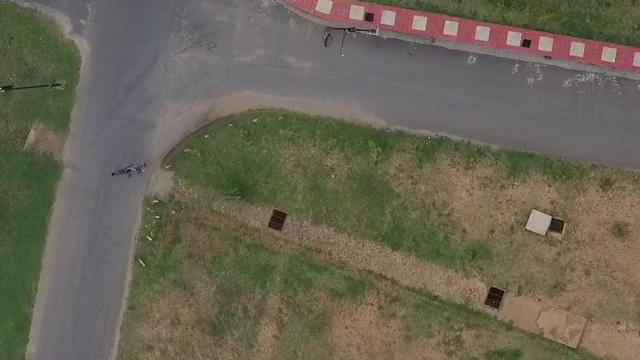
#> input picture 13-ann-road-classification/dataset/image-cropped/5fqGUweJ8nyto8GIfImFOwqaEOGHiy.png, 640 x 360 px
$ jupyter execute hist-equalization.ipynb   (shell and % lines are left out)
#> lines starting #> are read from the running program, lines starting #| are printed output that depends on the picture
# Histogram Equalization for contrast adjustment

[cell 1]
import cv2
import numpy as np
from matplotlib import pyplot as plt
from skimage import data, img_as_float
from skimage import exposure

#plt.style.use('fivethirtyeight')
plt.rcParams['figure.facecolor'] = 'w'
plt.rcParams['figure.figsize'] = [10, 8]
plt.rcParams['figure.dpi'] = 80
plt.rcParams['savefig.dpi'] = 80
plt.rcParams['font.size'] = 14

[cell 2]
# Load data
cwd_path = 'dataset/image-cropped/'
img = cv2.imread(cwd_path + '5fqGUweJ8nyto8GIfImFOwqaEOGHiy.png')
#> img is the input picture: shape (360, 640, 3); mean B, G, R 84.3, 100.8, 105.6
img = cv2.cvtColor(img, cv2.COLOR_BGR2RGB)
# Split channel
R, G, B = cv2.split(img)
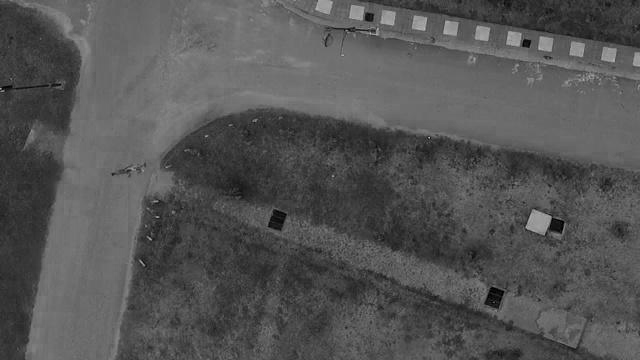
#> B: shape (360, 640); min 0, max 188, mean 84.3
#img = cv2.merge((R, G,B))
plt.title("Image")
plt.imshow(img)

[cell 3]
# Simple histogram Equalizer
output1_R = cv2.equalizeHist(R)
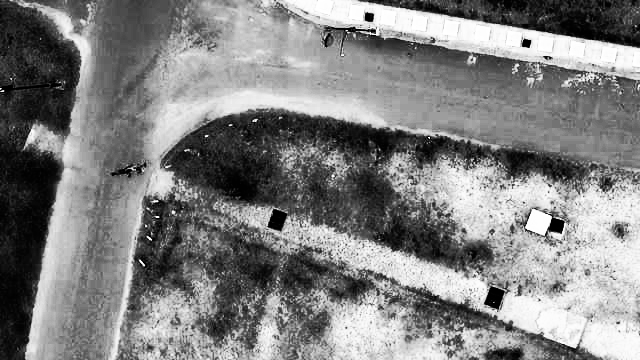
#> output1_R: shape (360, 640); min 0, max 255, mean 129.2
output1_G = cv2.equalizeHist(G)
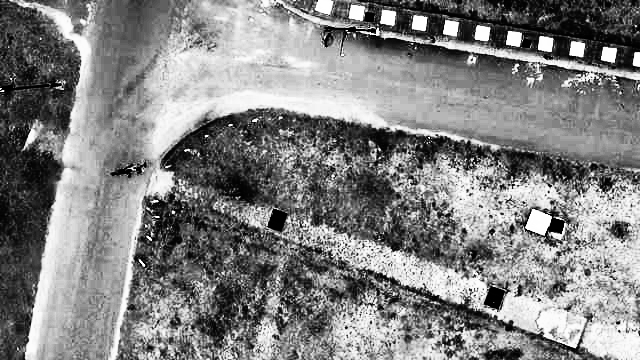
#> output1_G: shape (360, 640); min 0, max 255, mean 130.1
output1_B = cv2.equalizeHist(B)
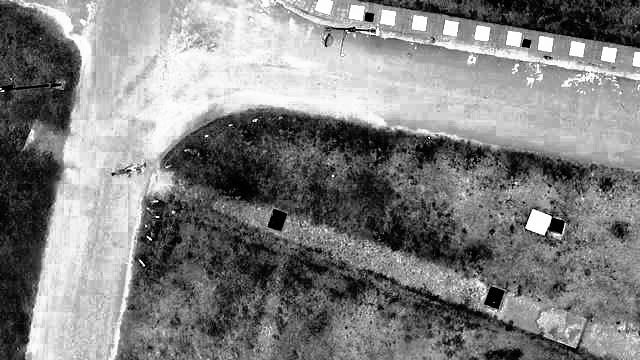
#> output1_B: shape (360, 640); min 0, max 255, mean 129.1
output1 = cv2.merge((output1_R, output1_G, output1_B))
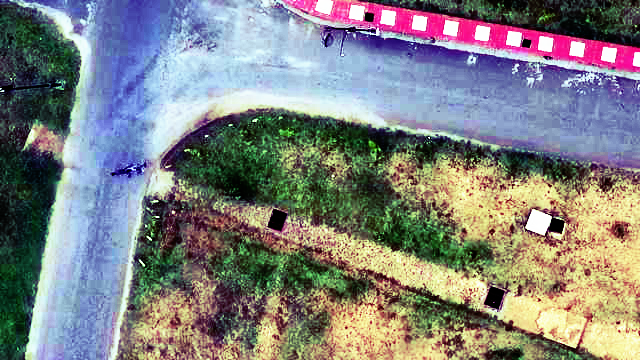
#> output1: shape (360, 640, 3); mean R, G, B 129.2, 130.1, 129.1
cv2.imwrite(cwd_path + '5fqGUweJ8nyto8GIfImFOwqaEOGHiy-1.png', output1)
plt.imshow(output1)

[cell 4]
# Contrast Limited Adaptive Histogram Equalization
clahe = cv2.createCLAHE(clipLimit=2.0, tileGridSize=(8,8))
output2_R = clahe.apply(R)
output2_G = clahe.apply(G)
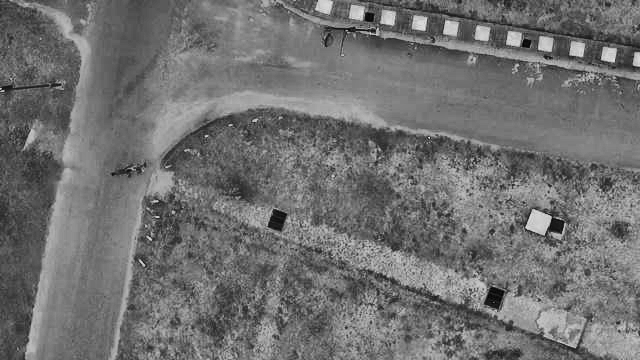
#> output2_G: shape (360, 640); min 1, max 226, mean 112.4
output2_B = clahe.apply(B)
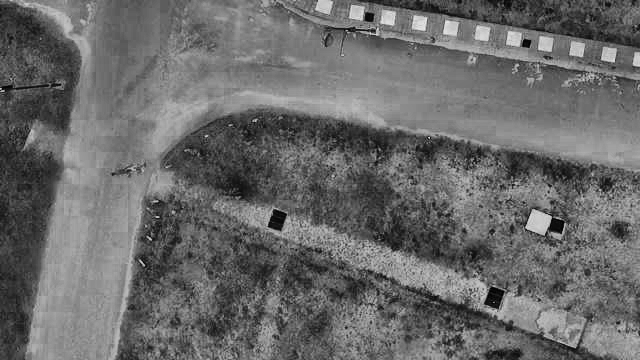
#> output2_B: shape (360, 640); min 0, max 232, mean 105.8
output2 = cv2.merge((output2_R, output2_G, output2_B))
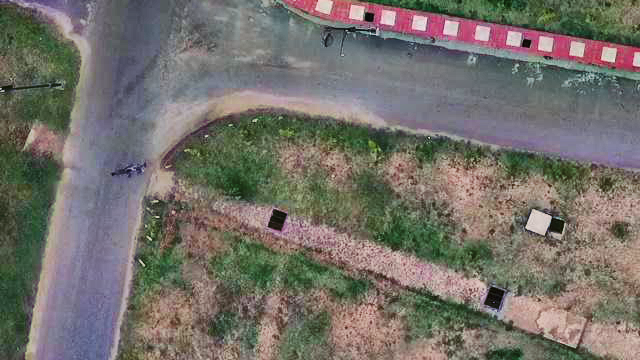
#> output2: shape (360, 640, 3); mean R, G, B 116.4, 112.4, 105.8
cv2.imwrite(cwd_path + '5fqGUweJ8nyto8GIfImFOwqaEOGHiy-1.png', output2)
plt.imshow(output2)

[cell 5]
fig, axs = plt.subplots(nrows=1, ncols=3, sharex=True)

# RED
hist, bins = np.histogram(R.flatten(), 256, [0, 256])
#> hist = 256 values, max 5924 at index 104, min 0 at index 0, mean 900; bins = 257 values from 0 to 256
cdf = hist.cumsum()
#> cdf = 256 values from 0 to 230400
cdf_normalized = cdf * hist.max() / cdf.max()
#> cdf_normalized = 256 values from 0 to 5924
axs[0].plot(cdf_normalized, color = 'b')
axs[0].hist(R.flatten(), 256, [0,256], color = 'r')
axs[0].set_title('R')
axs[0].legend(('CDF','Histogram'), loc = 'upper left')


# GREEN
hist, bins = np.histogram(G.flatten(), 256, [0, 256])
#> hist = 256 values, max 7461 at index 101, min 0 at index 1, mean 900
cdf = hist.cumsum()
#> cdf = 256 values from 3 to 230400
cdf_normalized = cdf * hist.max() / cdf.max()
#> cdf_normalized = 256 values from 0.0971 to 7461
axs[1].plot(cdf_normalized, color = 'b')
axs[1].hist(G.flatten(), 256, [0,256], color = 'r')
axs[1].set_title('G')
axs[1].legend(('CDF','Histogram'), loc = 'upper left')

# BLUE
hist, bins = np.histogram(B.flatten(), 256, [0, 256])
#> hist = 256 values, max 5075 at index 105, min 0 at index 179, mean 900
cdf = hist.cumsum()
#> cdf = 256 values from 21 to 230400
cdf_normalized = cdf * hist.max() / cdf.max()
#> cdf_normalized = 256 values from 0.463 to 5075
axs[2].plot(cdf_normalized, color = 'b')
axs[2].hist(B.flatten(), 256, [0,256], color = 'r')
axs[2].set_title('B')
axs[2].legend(('CDF','Histogram'), loc = 'upper left')


plt.show()
#> figure, not shown here; panel 1: tallest bar 5924 high, from x = 104 to 105; panel 1: curve peaks at x = 234, y = 5924; panel 2: tallest bar 7461 high, from x = 101 to 102; panel 2: curve peaks at x = 204, y = 7461

[cell 6]
fig_2, axs_2 = plt.subplots(nrows=1, ncols=3, sharex=True)

# RED
hist, bins = np.histogram(output2_R.flatten(), 256, [0, 256])
#> hist = 256 values, max 2780 at index 121, min 0 at index 0, mean 900
cdf = hist.cumsum()
#> cdf = 256 values from 0 to 230400
cdf_normalized = cdf * hist.max() / cdf.max()
#> cdf_normalized = 256 values from 0 to 2780
axs_2[0].plot(cdf_normalized, color = 'b')
axs_2[0].hist(output2_R.flatten(), 256, [0,256], color = 'r')
axs_2[0].set_title('R')
axs_2[0].legend(('CDF','Histogram'), loc = 'upper left')


# GREEN
hist, bins = np.histogram(output2_G.flatten(), 256, [0, 256])
#> hist = 256 values, max 3589 at index 122, min 0 at index 0, mean 900
cdf = hist.cumsum()
cdf_normalized = cdf * hist.max() / cdf.max()
#> cdf_normalized = 256 values from 0 to 3589
axs_2[1].plot(cdf_normalized, color = 'b')
axs_2[1].hist(output2_G.flatten(), 256, [0,256], color = 'r')
axs_2[1].set_title('G')
axs_2[1].legend(('CDF','Histogram'), loc = 'upper left')

# BLUE
hist, bins = np.histogram(output2_B.flatten(), 256, [0, 256])
#> hist = 256 values, max 2439 at index 110, min 0 at index 230, mean 900
cdf = hist.cumsum()
#> cdf = 256 values from 2 to 230400
cdf_normalized = cdf * hist.max() / cdf.max()
#> cdf_normalized = 256 values from 0.0212 to 2439
axs_2[2].plot(cdf_normalized, color = 'b')
axs_2[2].hist(output2_B.flatten(), 256, [0,256], color = 'r')
axs_2[2].set_title('B')
axs_2[2].legend(('CDF','Histogram'), loc = 'upper left')


plt.show()
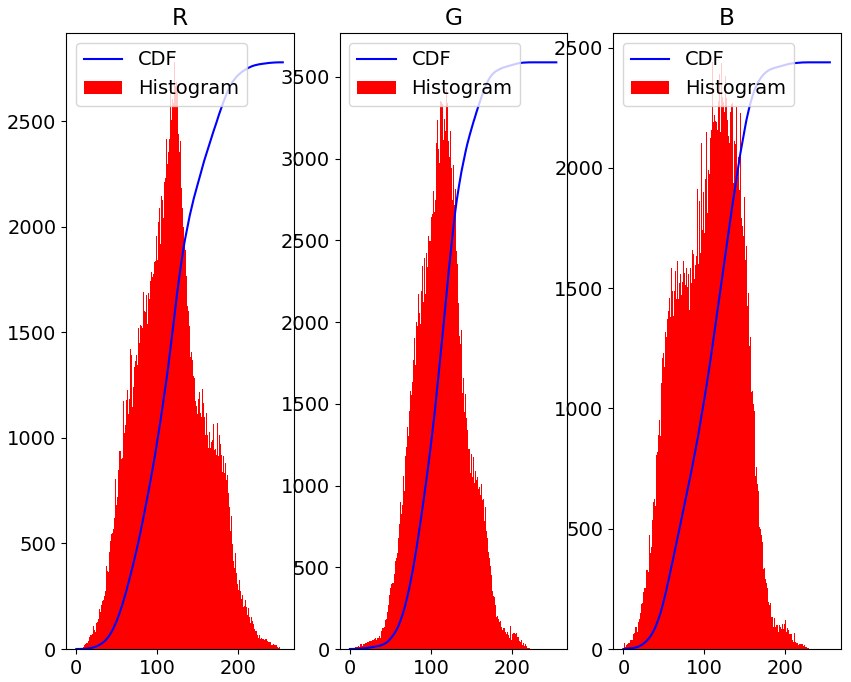
#> figure drawn by matplotlib, 3 panels; panel 1: tallest bar 2780 high, from x = 121 to 122; panel 1: curve peaks at x = 251, y = 2780; panel 2: tallest bar 3589 high, from x = 122 to 123; panel 2: curve peaks at x = 226, y = 3589

[cell 7]
fig_3, axs_3 = plt.subplots(nrows=1, ncols=3, sharex=True)

# RED
hist, bins = np.histogram(output1_R.flatten(), 256, [0, 256])
#> hist = 256 values, max 5924 at index 122, min 0 at index 7, mean 900
cdf = hist.cumsum()
#> cdf = 256 values from 445 to 230400
cdf_normalized = cdf * hist.max() / cdf.max()
#> cdf_normalized = 256 values from 11.44 to 5924
axs_3[0].plot(cdf_normalized, color = 'b')
axs_3[0].hist(output1_R.flatten(), 256, [0,256], color = 'r')

#axs[0].xlim([0,256])
axs_3[0].set_title('R')
axs_3[0].legend(('CDF','Histogram'), loc = 'upper left')


# GREEN
hist, bins = np.histogram(output1_G.flatten(), 256, [0, 256])
#> hist = 256 values, max 7461 at index 131, min 0 at index 9, mean 900
cdf = hist.cumsum()
#> cdf = 256 values from 434 to 230400
cdf_normalized = cdf * hist.max() / cdf.max()
#> cdf_normalized = 256 values from 14.05 to 7461
axs_3[1].plot(cdf_normalized, color = 'b')
axs_3[1].hist(output1_G.flatten(), 256, [0,256], color = 'r')
axs_3[1].set_title('G')
axs_3[1].legend(('CDF','Histogram'), loc = 'upper left')

# BLUE
hist, bins = np.histogram(output1_B.flatten(), 256, [0, 256])
#> hist = 256 values, max 5075 at index 188, min 0 at index 9, mean 900
cdf = hist.cumsum()
#> cdf = 256 values from 433 to 230400
cdf_normalized = cdf * hist.max() / cdf.max()
#> cdf_normalized = 256 values from 9.54 to 5075
axs_3[2].plot(cdf_normalized, color = 'b')
axs_3[2].hist(output1_B.flatten(), 256, [0,256], color = 'r')
axs_3[2].set_title('B')
axs_3[2].legend(('CDF','Histogram'), loc = 'upper left')
plt.show()
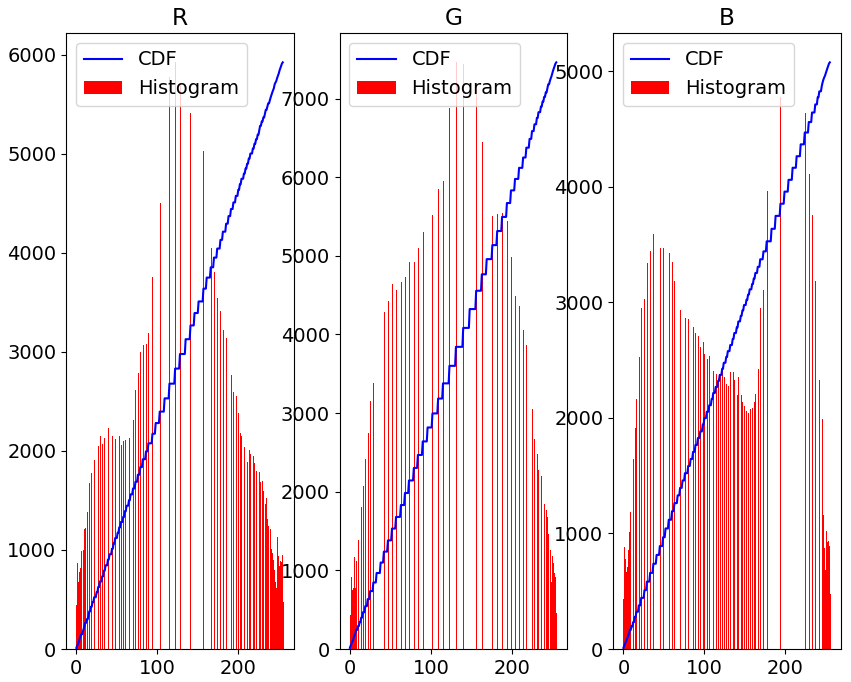
#> figure drawn by matplotlib, 3 panels; panel 1: tallest bar 5924 high, from x = 122 to 123; panel 1: curve peaks at x = 255, y = 5924; panel 2: tallest bar 7461 high, from x = 131 to 132; panel 2: curve peaks at x = 255, y = 7461

$ run again, with 13-ann-road-classification/dataset/image-cropped/1SvGU5NMm1iZ43iVMYPPlzwgiy5MXf.png copied over 13-ann-road-classification/dataset/image-cropped/5fqGUweJ8nyto8GIfImFOwqaEOGHiy.png
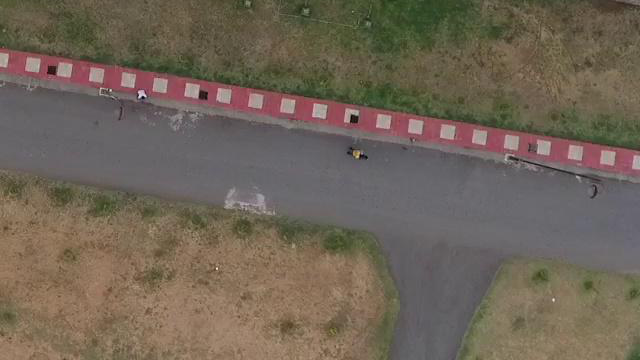
#> input picture 13-ann-road-classification/dataset/image-cropped/1SvGU5NMm1iZ43iVMYPPlzwgiy5MXf.png, 640 x 360 px
#> img is the input picture: shape (360, 640, 3); mean B, G, R 86.7, 100.2, 111.6
#> `output2 = cv2.merge((output2_R, output2_G, output2_B))`:
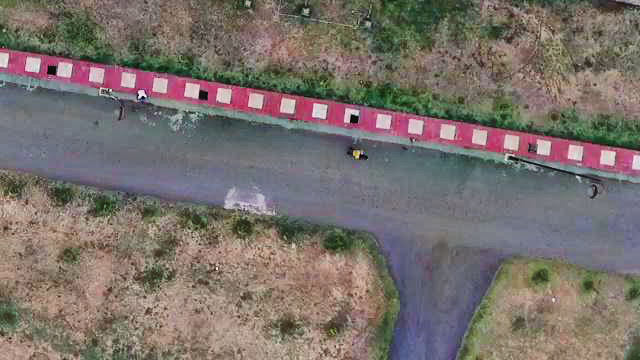
#> output2: shape (360, 640, 3); mean R, G, B 121.4, 112.7, 107.6
#> `hist, bins = np.histogram(R.flatten(), 256, [0, 256])`: hist = 256 values, max 8273 at index 105, min 0 at index 0, mean 900; bins = 257 values from 0 to 256
#> `cdf = hist.cumsum()`: cdf = 256 values from 0 to 230400
#> `cdf_normalized = cdf * hist.max() / cdf.max()`: cdf_normalized = 256 values from 0 to 8273
#> `hist, bins = np.histogram(G.flatten(), 256, [0, 256])`: hist = 256 values, max 8569 at index 101, min 0 at index 2, mean 900
#> `cdf = hist.cumsum()`: cdf = 256 values from 3 to 230400
#> `cdf_normalized = cdf * hist.max() / cdf.max()`: cdf_normalized = 256 values from 0.112 to 8569
#> `hist, bins = np.histogram(B.flatten(), 256, [0, 256])`: hist = 256 values, max 6166 at index 104, min 0 at index 1, mean 900
#> `cdf = hist.cumsum()`: cdf = 256 values from 5 to 230400
#> `cdf_normalized = cdf * hist.max() / cdf.max()`: cdf_normalized = 256 values from 0.134 to 6166
#> `hist, bins = np.histogram(output2_R.flatten(), 256, [0, 256])`: hist = 256 values, max 4187 at index 118, min 0 at index 0, mean 900
#> `cdf = hist.cumsum()`: cdf = 256 values from 0 to 230400
#> `cdf_normalized = cdf * hist.max() / cdf.max()`: cdf_normalized = 256 values from 0 to 4187
#> `hist, bins = np.histogram(output2_G.flatten(), 256, [0, 256])`: hist = 256 values, max 5444 at index 116, min 0 at index 2, mean 900
#> `cdf = hist.cumsum()`: cdf = 256 values from 1 to 230400
#> `cdf_normalized = cdf * hist.max() / cdf.max()`: cdf_normalized = 256 values from 0.0236 to 5444
#> `hist, bins = np.histogram(output2_B.flatten(), 256, [0, 256])`: hist = 256 values, max 4212 at index 128, min 0 at index 0, mean 900
#> `cdf = hist.cumsum()`: cdf = 256 values from 0 to 230400
#> `cdf_normalized = cdf * hist.max() / cdf.max()`: cdf_normalized = 256 values from 0 to 4212
#> `hist, bins = np.histogram(output1_R.flatten(), 256, [0, 256])`: hist = 256 values, max 8273 at index 124, min 0 at index 19, mean 900
#> `cdf = hist.cumsum()`: cdf = 256 values from 435 to 230400
#> `cdf_normalized = cdf * hist.max() / cdf.max()`: cdf_normalized = 256 values from 15.62 to 8273
#> `hist, bins = np.histogram(output1_G.flatten(), 256, [0, 256])`: hist = 256 values, max 8569 at index 138, min 0 at index 9, mean 900
#> `cdf = hist.cumsum()`: cdf = 256 values from 445 to 230400
#> `cdf_normalized = cdf * hist.max() / cdf.max()`: cdf_normalized = 256 values from 16.55 to 8569
#> `hist, bins = np.histogram(output1_B.flatten(), 256, [0, 256])`: hist = 256 values, max 6166 at index 207, min 0 at index 11, mean 900
#> `cdf = hist.cumsum()`: cdf = 256 values from 405 to 230400
#> `cdf_normalized = cdf * hist.max() / cdf.max()`: cdf_normalized = 256 values from 10.84 to 6166
#> `plt.show()`:
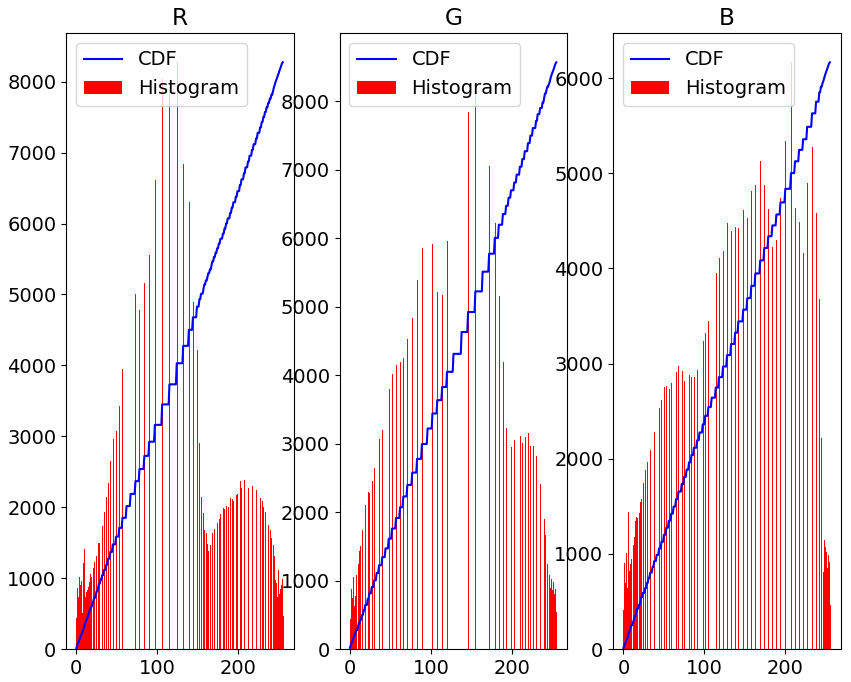
#> figure drawn by matplotlib, 3 panels; panel 1: tallest bar 8273 high, from x = 124 to 125; panel 1: curve peaks at x = 255, y = 8273; panel 2: tallest bar 8569 high, from x = 138 to 139; panel 2: curve peaks at x = 255, y = 8569

$ run again, with 13-ann-road-classification/dataset/image-cropped/7Cf841ulSMs3f11yKJiRHWIrUS6zmm.png copied over 13-ann-road-classification/dataset/image-cropped/5fqGUweJ8nyto8GIfImFOwqaEOGHiy.png
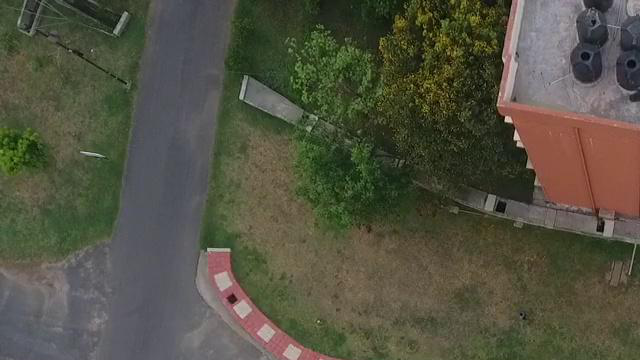
#> input picture 13-ann-road-classification/dataset/image-cropped/7Cf841ulSMs3f11yKJiRHWIrUS6zmm.png, 640 x 360 px
#> img is the input picture: shape (360, 640, 3); mean B, G, R 66.2, 82.5, 83.2
#> `hist, bins = np.histogram(R.flatten(), 256, [0, 256])`: hist = 256 values, max 4409 at index 83, min 0 at index 228, mean 900; bins = 257 values from 0 to 256
#> `cdf = hist.cumsum()`: cdf = 256 values from 7 to 230400
#> `cdf_normalized = cdf * hist.max() / cdf.max()`: cdf_normalized = 256 values from 0.134 to 4409
#> `hist, bins = np.histogram(G.flatten(), 256, [0, 256])`: hist = 256 values, max 6787 at index 86, min 0 at index 1, mean 900
#> `cdf = hist.cumsum()`: cdf = 256 values from 2 to 230400
#> `cdf_normalized = cdf * hist.max() / cdf.max()`: cdf_normalized = 256 values from 0.0589 to 6787
#> `hist, bins = np.histogram(B.flatten(), 256, [0, 256])`: hist = 256 values, max 3779 at index 68, min 0 at index 195, mean 900
#> `cdf = hist.cumsum()`: cdf = 256 values from 1258 to 230400
#> `cdf_normalized = cdf * hist.max() / cdf.max()`: cdf_normalized = 256 values from 20.63 to 3779
#> `hist, bins = np.histogram(output2_R.flatten(), 256, [0, 256])`: hist = 256 values, max 2733 at index 114, min 0 at index 250, mean 900
#> `cdf = hist.cumsum()`: cdf = 256 values from 3 to 230400
#> `cdf_normalized = cdf * hist.max() / cdf.max()`: cdf_normalized = 256 values from 0.0356 to 2733
#> `hist, bins = np.histogram(output2_G.flatten(), 256, [0, 256])`: hist = 256 values, max 3475 at index 97, min 0 at index 249, mean 900
#> `cdf = hist.cumsum()`: cdf = 256 values from 1 to 230400
#> `cdf_normalized = cdf * hist.max() / cdf.max()`: cdf_normalized = 256 values from 0.0151 to 3475
#> `hist, bins = np.histogram(output2_B.flatten(), 256, [0, 256])`: hist = 256 values, max 2439 at index 100, min 0 at index 0, mean 900
#> `cdf = hist.cumsum()`: cdf = 256 values from 0 to 230400
#> `cdf_normalized = cdf * hist.max() / cdf.max()`: cdf_normalized = 256 values from 0 to 2439
#> `hist, bins = np.histogram(output1_R.flatten(), 256, [0, 256])`: hist = 256 values, max 4409 at index 133, min 0 at index 7, mean 900
#> `cdf = hist.cumsum()`: cdf = 256 values from 437 to 230400
#> `cdf_normalized = cdf * hist.max() / cdf.max()`: cdf_normalized = 256 values from 8.36 to 4409
#> `hist, bins = np.histogram(output1_G.flatten(), 256, [0, 256])`: hist = 256 values, max 6787 at index 143, min 0 at index 11, mean 900
#> `cdf = hist.cumsum()`: cdf = 256 values from 438 to 230400
#> `cdf_normalized = cdf * hist.max() / cdf.max()`: cdf_normalized = 256 values from 12.9 to 6787
#> `hist, bins = np.histogram(output1_B.flatten(), 256, [0, 256])`: hist = 256 values, max 3779 at index 146, min 0 at index 13, mean 900
#> `cdf = hist.cumsum()`: cdf = 256 values from 1633 to 230400
#> `cdf_normalized = cdf * hist.max() / cdf.max()`: cdf_normalized = 256 values from 26.78 to 3779
#> `plt.show()`:
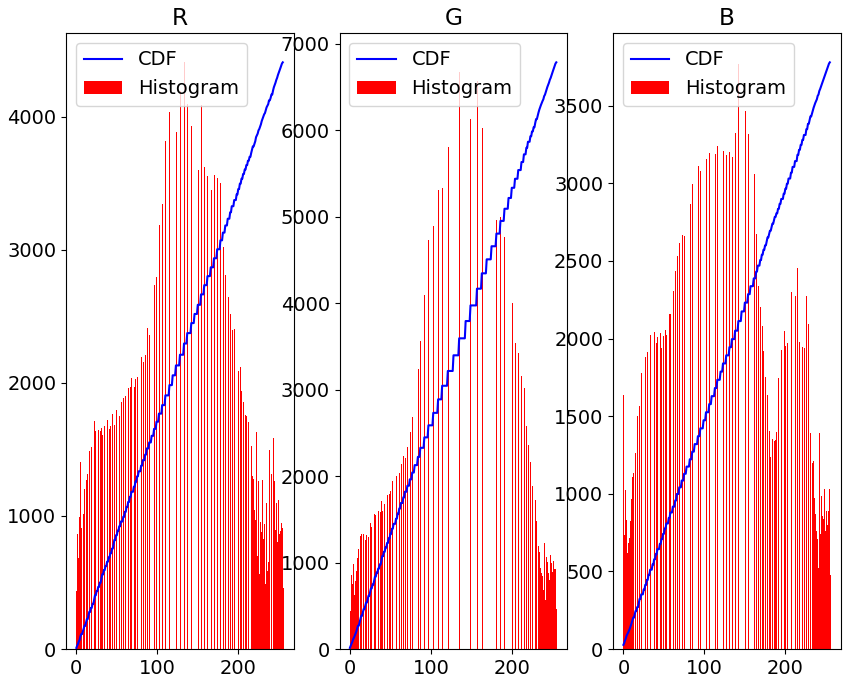
#> figure drawn by matplotlib, 3 panels; panel 1: tallest bar 4409 high, from x = 133 to 134; panel 1: curve peaks at x = 255, y = 4409; panel 2: tallest bar 6787 high, from x = 143 to 144; panel 2: curve peaks at x = 255, y = 6787
